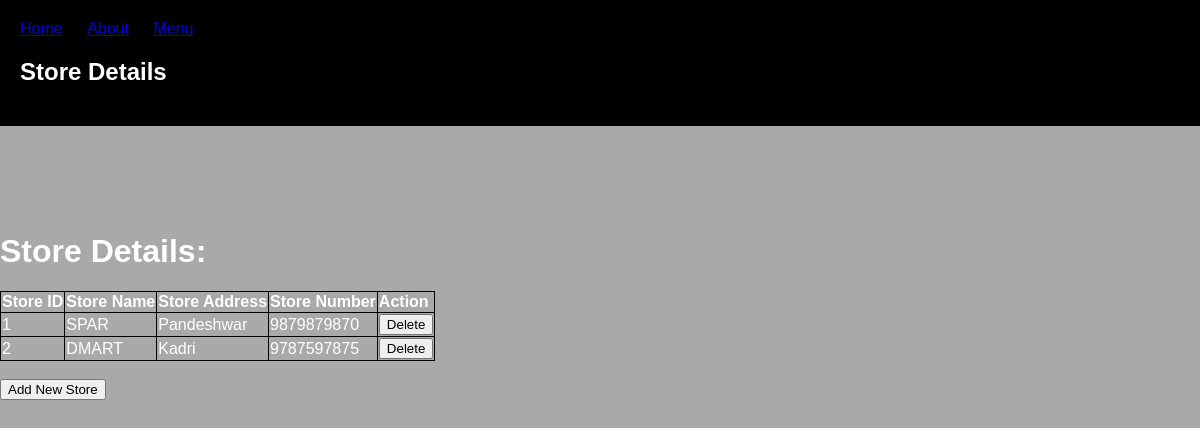
/admin_store_details, run on an earlier commit of the app's database.
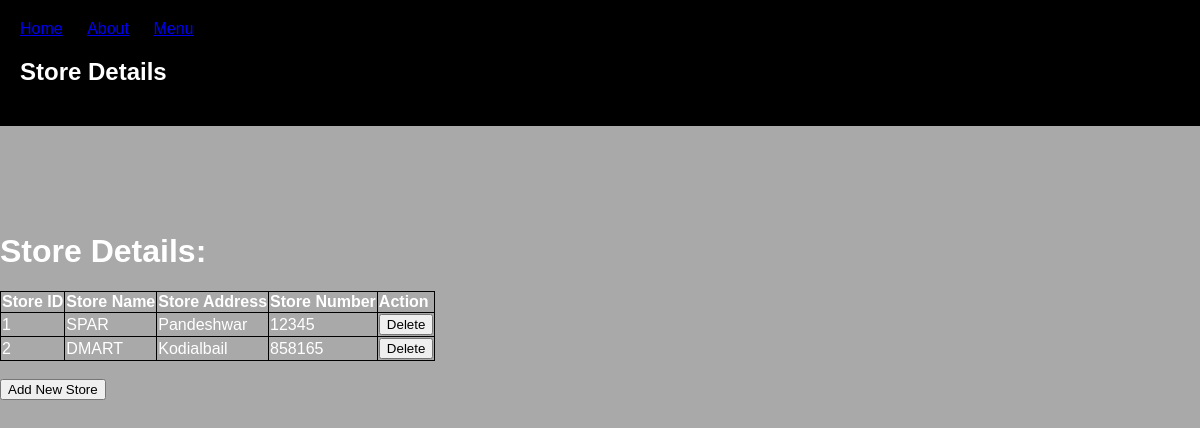
And on a later commit of the database.
### tables this page shows
CREATE TABLE STORE(
                        store_id INTEGER PRIMARY KEY,
                        store_name TEXT,
                        store_address TEXT,
                        store_phone TEXT
                    );

### main.py (the view)
@app.route('/admin_store_details')
def render_admin_details():
    with sql.connect('grocery.db') as conn:
        c = conn.cursor()
        store_query = c.execute("""SELECT * FROM STORE""").fetchall()
        return render_template("admin_store_details.html",store=store_query)

### templates/admin_store_details.html (shortened to what this page needs)
<!DOCTYPE html>
<html lang="en">
<head>
    <link href="{{url_for('static',filename='css/main_styles.css')}}" rel="stylesheet">
</head>
<body>
  <header>
      <nav>
          <ul>
              <li><a href="/index">Home</a></li>
              <li><a href="/about">About</a></li>
              <li><a href="/admin_menu">Menu</a></li>
          </ul>
          <h1>Store Details</h1>
      </nav>
</header>
<h1 style="text-align: left; margin-top: 107px;">Store Details:</h1>
    <table style="border: 1px solid black; text-align: left;border-collapse: collapse;">
        <tr style="border: 1px solid black;">
            <th style="border: 1px solid black;">Store ID</th>
            <th style="border: 1px solid black;">Store Name</th>
            <th style="border: 1px solid black;">Store Address</th>
            <th style="border: 1px solid black;">Store Number</th>
            <th style="border: 1px solid black;">Action</th>
        </tr>
        {% for s in store %}
                <tr style="border: 1px solid black;">
                    <td style="border: 1px solid black;">{{s[0]}}</td>
                    <td style="border: 1px solid black;">{{s[1]}}</td>
                    <td style="border: 1px solid black;">{{s[2]}}</td>
                    <td style="border: 1px solid black;">{{s[3]}}</td>
                    <td><a href="/delete_stores/{{s[0]}}"><button onclick="return confirm('Are you sure to Delete data');" value="DELETE" class="btn btn-danger">Delete </button> </a> </td>
                </tr>
        {% endfor %}
    </table>
    <br>
    <form>
        <button formaction="/admin_add_store">Add New Store</button>
    </form>
    <br>
</body>
</html>

What changed in the data, as far as the page shows it:
changed STORE "SPAR": store_phone "9879879870" → "12345"
changed STORE "DMART": store_address "Kadri" → "Kodialbail"; store_phone "9787597875" → "858165"
